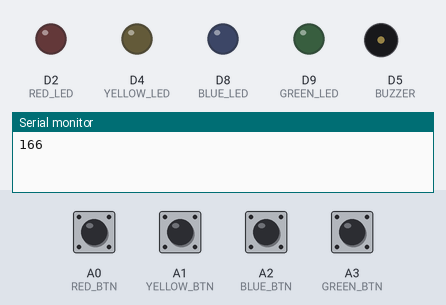
This sketch was run on a simulated Arduino MKR. Parts: output pins drawn as LEDs (lit = HIGH), buzzer (waves = sounding), the last lines printed to the serial monitor. The test bench sets the inputs (shaded band); at power-on: A0 (RED_BTN), A1 (YELLOW_BTN), A2 (BLUE_BTN), A3 (GREEN_BTN) HIGH. Random numbers use the default seed unless the sketch sets one.

Above: at 2.2 s.
2.3 s: A0 (RED_BTN) pulled LOW for 0.15 s
At 2.4 s:
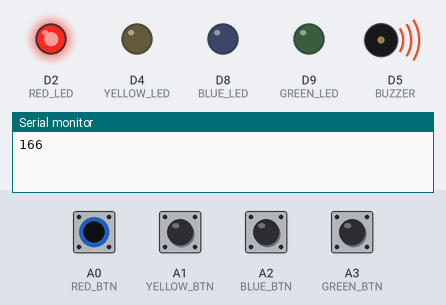
5.3 s: A1 (YELLOW_BTN) pulled LOW for 1 s
At 5.6 s:
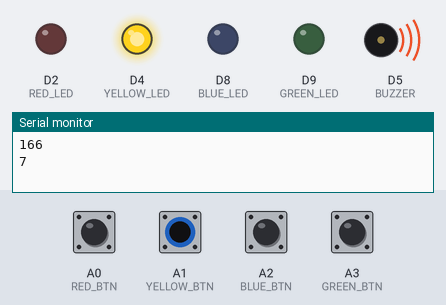
9.3 s: A3 (GREEN_BTN) pulled LOW for 0.15 s
At 9.4 s:
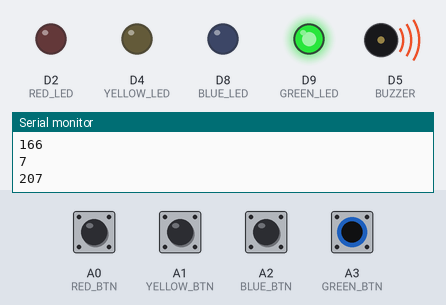
12.3 s: A3 (GREEN_BTN) pulled LOW for 1 s
At 13.15 s:
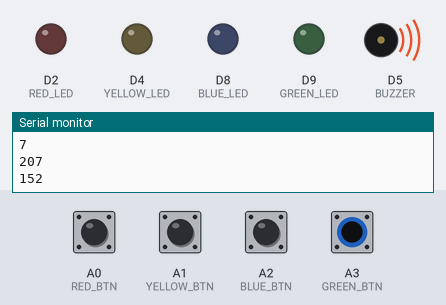
15.3 s: A0 (RED_BTN) pulled LOW for 1 s
At 18.6 s:
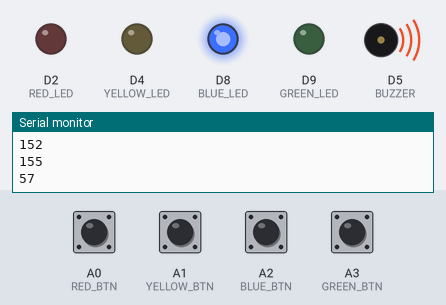
Timing chart, 0 to 19.3 s (numbered marks = the images above; inputs shaded):
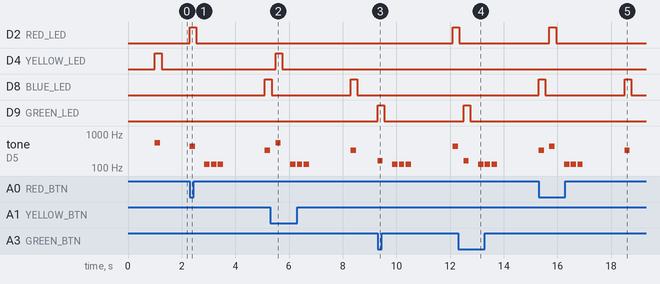

The sketch:

simon-says.ino
```cpp
#include <WiFi101.h>
#include <EEPROM.h>

enum Sound {
  fail = 128,
  grn_frq = 165,
  blu_frq = 330,
  red_frq = 440,
  ylw_frq = 554
};

// Colors
const byte RED = 1;
const byte YELLOW = 2;
const byte BLUE = 3;
const byte GREEN = 4;

// Pins
const unsigned int BUZZER = 5;
const unsigned int GREEN_LED = 9;
const unsigned int BLUE_LED = 8;
const unsigned int RED_LED = 2;
const unsigned int YELLOW_LED = 4;
const unsigned int GREEN_BTN = A3;
const unsigned int BLUE_BTN = A2;
const unsigned int RED_BTN = A0;
const unsigned int YELLOW_BTN = A1;

const unsigned long BUZZ_DUR = 200; // ms

const unsigned int MAX_SEQ_LENGTH = 256;
byte sequence[MAX_SEQ_LENGTH];
unsigned int seqIndex = 0;

void buzz(unsigned int frq) {
  tone(BUZZER, frq, BUZZ_DUR);
  delay(BUZZ_DUR);
  delay(50);
}

void green() {
  digitalWrite(GREEN_LED, HIGH);
  buzz(grn_frq);
  digitalWrite(GREEN_LED, LOW);
}

void blue() {
  digitalWrite(BLUE_LED, HIGH);
  buzz(blu_frq);
  digitalWrite(BLUE_LED, LOW);
}

void red() {
  digitalWrite(RED_LED, HIGH);
  buzz(red_frq);
  digitalWrite(RED_LED, LOW);
}

void yellow() {
  digitalWrite(YELLOW_LED, HIGH);
  buzz(ylw_frq);
  digitalWrite(YELLOW_LED, LOW);
}

void nextColor() {
	byte randNum = random(1, 5);
  sequence[seqIndex++] = randNum;
  randNum = randNum ^ random(1, 255);
  EEPROM[0] = randNum;
}

void showPattern() {
  for (unsigned int i = 0; i < seqIndex; i++) {
    switch (sequence[i]) {
      case RED:
      	red();
      	break;
      case YELLOW:
      	yellow();
      	break;
      case BLUE:
      	blue();
      	break;
      case GREEN:
      	green();
      	break;
    }
    delay(150);
  }
}

bool checkInput() {
  for (unsigned int i = 0; i < seqIndex;) {
    byte answer = sequence[i];
    if (digitalRead(RED_BTN) == LOW && digitalRead(YELLOW_BTN) != LOW &&
        digitalRead(BLUE_BTN) != LOW && digitalRead(GREEN_BTN) != LOW) {
      red();
      if (answer != RED) return false;
      i++;
      continue;
    }
    if (digitalRead(RED_BTN) != LOW && digitalRead(YELLOW_BTN) == LOW &&
        digitalRead(BLUE_BTN) != LOW && digitalRead(GREEN_BTN) != LOW) {
      yellow();
      if (answer != YELLOW) return false;
      i++;
      continue;
    }
    if (digitalRead(RED_BTN) != LOW && digitalRead(YELLOW_BTN) != LOW &&
        digitalRead(BLUE_BTN) == LOW && digitalRead(GREEN_BTN) != LOW) {
      blue();
      if (answer != BLUE) return false;
      i++;
      continue;
    }
    if (digitalRead(RED_BTN) != LOW && digitalRead(YELLOW_BTN) != LOW &&
        digitalRead(BLUE_BTN) != LOW && digitalRead(GREEN_BTN) == LOW) {
      green();
      if (answer != GREEN) return false;
      i++;
      continue;
    }
  }
  return true;
}

void setup() {
  #ifndef NDEBUG
  Serial.begin(9600);
  while (!Serial);
  #endif

  pinMode(GREEN_LED, OUTPUT);
  pinMode(BLUE_LED, OUTPUT);
  pinMode(RED_LED, OUTPUT);
  pinMode(YELLOW_LED, OUTPUT);

  pinMode(GREEN_BTN, INPUT_PULLUP);
  pinMode(BLUE_BTN, INPUT_PULLUP);
  pinMode(RED_BTN, INPUT_PULLUP);
  pinMode(YELLOW_BTN, INPUT_PULLUP);

  randomSeed(analogRead(A5) ^ EEPROM[0]);
  nextColor();
  delay(1000);
}

void loop() {
	#ifndef NDEBUG
	Serial.println(EEPROM[0]);
	#endif
  showPattern();
  bool correct = checkInput();
  if (!correct) {
  	delay(300);
    buzz(fail);
    buzz(fail);
    buzz(fail);
    seqIndex = 0;
    delay(1000);
  }
  nextColor();
  delay(500);
}
```

Measured:
- after the input at 2.3 s, D2 (RED_LED): LOW → HIGH at once, → LOW 0.25 s later; D8 (BLUE_LED): LOW → HIGH after 2.8 s; tone on D5 (BUZZER): plays 440 Hz for 0.20 s, 128 Hz for 0.20 s, 128 Hz for 0.20 s, 128 Hz for 0.20 s, 330 Hz for 0.20 s, starting at once
- after the input at 5.3 s, D4 (YELLOW_LED): LOW → HIGH after 0.20 s, → LOW 0.25 s later
- after the input at 9.3 s, D2 (RED_LED): LOW → HIGH after 2.8 s; D9 (GREEN_LED): LOW → HIGH at once, → LOW 0.25 s later; tone on D5 (BUZZER): plays 165 Hz for 0.20 s, 128 Hz for 0.20 s, 128 Hz for 0.20 s, 128 Hz for 0.20 s, 440 Hz for 0.20 s, starting at once
- after the input at 12.3 s, D9 (GREEN_LED): LOW → HIGH after 0.20 s, → LOW 0.25 s later
- after the input at 15.3 s, D2 (RED_LED): LOW → HIGH after 0.40 s, → LOW 0.25 s later
